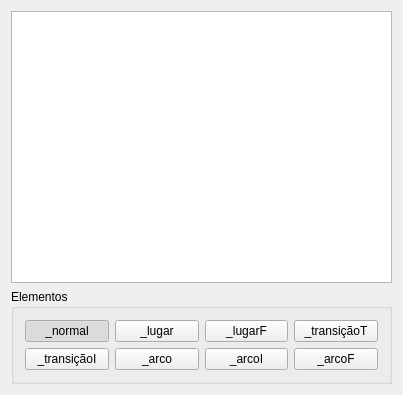
<?xml version="1.0" encoding="UTF-8"?>
<ui version="4.0">
 <class>MainWindow</class>
 <widget class="QMainWindow" name="MainWindow">
  <property name="geometry">
   <rect>
    <x>0</x>
    <y>0</y>
    <width>403</width>
    <height>395</height>
   </rect>
  </property>
  <property name="windowTitle">
   <string>MainWindow</string>
  </property>
  <widget class="QWidget" name="centralWidget">
   <layout class="QGridLayout" name="gridLayout_2">
    <item row="0" column="0">
     <widget class="QGraphicsView" name="graphicsView"/>
    </item>
    <item row="1" column="0">
     <widget class="QGroupBox" name="gbButtons">
      <property name="title">
       <string>Elementos</string>
      </property>
      <layout class="QGridLayout" name="gridLayout">
       <item row="0" column="0">
        <widget class="QPushButton" name="bt_normal">
         <property name="text">
          <string>_normal</string>
         </property>
         <property name="checkable">
          <bool>true</bool>
         </property>
         <property name="checked">
          <bool>true</bool>
         </property>
        </widget>
       </item>
       <item row="0" column="1">
        <widget class="QPushButton" name="bt_place">
         <property name="text">
          <string>_lugar</string>
         </property>
         <property name="checkable">
          <bool>true</bool>
         </property>
        </widget>
       </item>
       <item row="0" column="2">
        <widget class="QPushButton" name="bt_fplace">
         <property name="text">
          <string>_lugarF</string>
         </property>
         <property name="checkable">
          <bool>true</bool>
         </property>
        </widget>
       </item>
       <item row="0" column="3">
        <widget class="QPushButton" name="bt_ttrans">
         <property name="text">
          <string>_transiçãoT</string>
         </property>
         <property name="checkable">
          <bool>true</bool>
         </property>
        </widget>
       </item>
       <item row="1" column="0">
        <widget class="QPushButton" name="bt_itrans">
         <property name="text">
          <string>_transiçãoI</string>
         </property>
         <property name="checkable">
          <bool>true</bool>
         </property>
        </widget>
       </item>
       <item row="1" column="1">
        <widget class="QPushButton" name="bt_arc">
         <property name="text">
          <string>_arco</string>
         </property>
         <property name="checkable">
          <bool>true</bool>
         </property>
        </widget>
       </item>
       <item row="1" column="2">
        <widget class="QPushButton" name="bt_iarc">
         <property name="text">
          <string>_arcoI</string>
         </property>
         <property name="checkable">
          <bool>true</bool>
         </property>
        </widget>
       </item>
       <item row="1" column="3">
        <widget class="QPushButton" name="bt_farc">
         <property name="text">
          <string>_arcoF</string>
         </property>
         <property name="checkable">
          <bool>true</bool>
         </property>
        </widget>
       </item>
      </layout>
     </widget>
    </item>
   </layout>
  </widget>
 </widget>
 <layoutdefault spacing="6" margin="11"/>
 <resources/>
 <connections/>
</ui>
